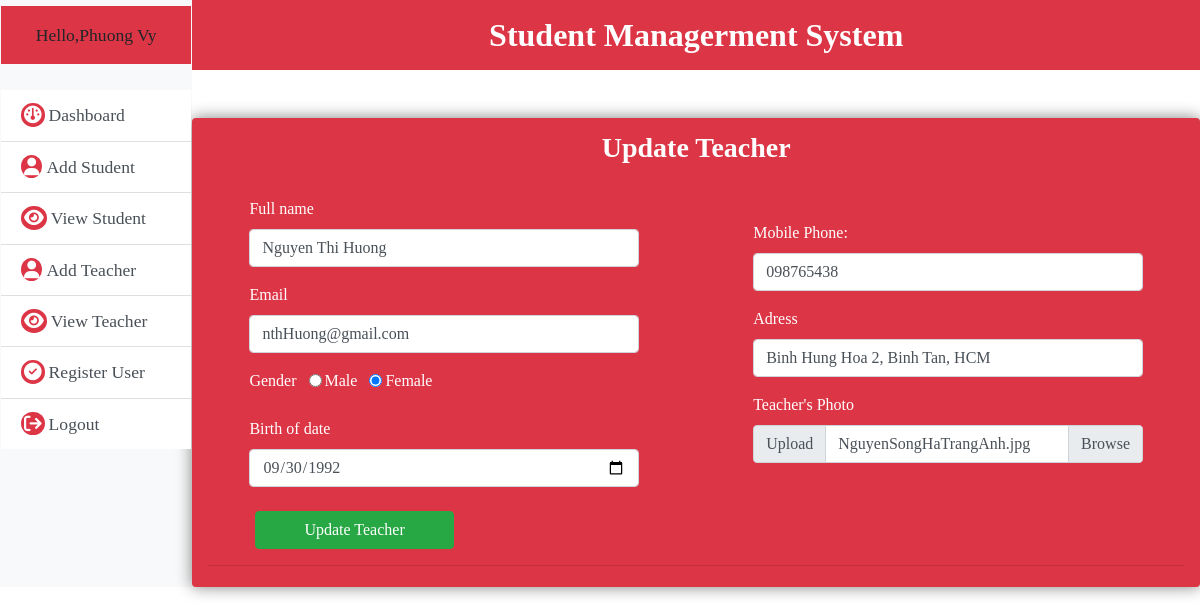
Screenshot of /admin/updateTeacher.php?edit_TeacherID=5 (signed in) with the database file from the repository.
### tables this page shows
CREATE TABLE `teacher` (
  `id` int(11) NOT NULL,
  `fullname_Teacher` varchar(256) NOT NULL,
  `phone_Teacher` varchar(256) DEFAULT NULL,
  `email_Teacher` varchar(256) NOT NULL,
  `Adress_Teacher` varchar(256) NOT NULL,
  `date_Teacher` date NOT NULL,
  `gender_Teacher` varchar(256) NOT NULL,
  `photo_Teacher` varchar(256) DEFAULT NULL
);

### admin/updateTeacher.php (the view, shortened to what this page needs)
<?php
include_once "../database/dbcon.php";
                            ?>
<?php
include_once "header.php";
?>
<body>
<?php
    $sql=mysqli_query($con,"SELECT*FROM admin WHERE id='{$_SESSION['id']}'");
    if(mysqli_num_rows($sql)>0){
        $row=mysqli_fetch_assoc($sql);
    }
    ?>
    <div class="d-flex" id="wrap">
        <div class="sidebar bg-light border-light border">
            <div class="sidebar-heading">
                <p class="text-center bg-danger p-3">Hello,<span><?php echo $row['fullname']?></span></p>
            </div>
            <ul class="listgroup list-group-flush">
                <a href="../../Student-Management-/admin/dashboard.php" class="list-group-item list-group-item-action"><i class="fa fa-dashboard"></i>Dashboard</a>
                <a href="../../Student-Management-/admin/addstudent.php" class="list-group-item list-group-item-action"><i class="fa fa-user"></i>Add Student</a>
                <a href="../../Student-Management-/admin/viewstudent.php" class="list-group-item list-group-item-action"><i class="fa fa-eye"></i>View Student</a>
                <a href="../../Student-Management-/admin/addTeacher.php" class="list-group-item list-group-item-action"><i class="fa fa-user"></i>Add Teacher</a>
                <a href="../../Student-Management-/admin/viewTeacher.php" class="list-group-item list-group-item-action"><i class="fa fa-eye"></i>View Teacher</a>
                <a href="../../Student-Management-/admin/register.php" class="list-group-item list-group-item-action"><i class="fa fa-check-circle"></i>Register User</a>
                <a href="../../Student-Management-/page/logout.php" class="list-group-item list-group-item-action"><i class="fa fa-sign-out"></i>Logout</a>
            </ul>
        </div>
        <div class="main-body">
        <section class="main-form">
        <h2 class="text-center text-white .shadow-lg bg-danger p-3 font-weight-bold">Student Managerment System</h2>
        <div class="container bg-danger rounded dash mt-5" id="formsetting">
            <h3 class="text-center text-white pb-4 pt-2 font-weight-bold ">Update Teacher</h3>
            <?php
                if(isset($_GET['edit_TeacherID'])){
                    $edit_Teacher=$_GET['edit_TeacherID'];
                    $query="SELECT * FROM teacher WHERE id='{$edit_Teacher}'";
                    $run = mysqli_query($con,$query);
                    while($row=mysqli_fetch_assoc($run)){
            ?>
            <form action="" method="post" enctype="multipart/form-data">
            <div class="row">
                <div class="col-md-5 col-sm-5 col-12 m-auto">
                <div class="form-group">
                    <label for="" class="text-white">Full name</label>
                    <input type="text" name="fullname" placeholder="Enter fullname" class="form-control" value="<?php echo $row['fullname_Teacher']?>"required>
                </div>
                <div class="form-group">
                    <label for="" class="text-white">Email</label>
                    <input type="email" name="email" placeholder="Enter email" value="<?php echo $row['email_Teacher']?>"class="form-control">
                </div>
                <div class="form-group">
                    <label for="" class="text-white">Gender</label>
                    <input type="radio" name="gender" value="male" class="form-check-input ml-2"
                    <?php
                    if($row['gender_Teacher'] == 'male') echo "checked";
                    ?>>
                    <label for="" class="form-check-label text-white pl-4">Male</label>
                    <input type="radio" name="gender" value="female" class="form-check-input ml-2"
                    <?php
                    if($row['gender_Teacher'] == 'female') echo "checked";
                    ?>>
                    <label for="" class="form-check-label text-white pl-4">Female</label>
                </div>
                <div class="form-group">
                    <label for="" class="text-white">Birth of date</label>
                    <input type="date" name="birthdate" placeholder="Enter birth of date" class="form-control" value="<?php echo $row['date_Teacher']?>">
                </div>
                </div>
                <div class="col-md-5 col-sm-5 col-12 m-auto">
                <div class="form-group">
                    <label for="" class="text-white">Mobile Phone:</label>
                    <input type="text" name="phone" placeholder="Enter phone" class="form-control" value="<?php echo $row['phone_Teacher']?>">
                </div>
                <div class="form-group">
                    <label for="" class="text-white">Adress</label>
                    <input type="text" name="adress" placeholder="Enter district" class="form-control" value="<?php echo $row['Adress_Teacher']?>">
                </div>
                <div class="form-group">
                <label for="" class="text-white">Teacher's Photo</label>
                <div class="input-group">
                    <div class="input-group-prepend">
                        <span class="input-group-text" id="inputGroupFileAddon01">Upload</span>
                    </div>
                    <div class="custom-file">
                        <label for="inputGroupFile01" class="custom-file-label"><?php echo $row['photo_Teacher']?></label>
                    </div>
                </div>
                </div>
                <?php
                 }
                }
                ?>
                </div>
                </div>
                <input type="submit" name="UpdateTeacher" value="Update Teacher" class="btn btn-success px-5 mt-2 ml-5 ">
            </form>
            <hr>
        </div>
    </section>
    </div>
    </div>
</body>
</html>

### css/css.css (style rules this page uses)
* { margin:0; padding:0; box-sizing: border-box; font-family:tahoma ; }
.container { background-color: rgba(189, 188, 188, 0.492); border-radius: 10px; padding:5px; }
.sidebar { margin:0; width:16rem; font-size:1.1rem; transition: all 0.5s ease; }
.sidebar-heading { padding-top: 5px; padding-bottom: 10px; }
.sidebar i { color: white; background: #dc3545 ; border-radius: 50%; padding:3px; margin-right: 4px; }
.main-body { width: 84rem; }
.dash { box-shadow: 0 0rem 1rem gray; }

### rows the page displays
teacher: fullname "Nguyen Thi Huong", email "nthHuong@gmail.com", gender_Teacher "☑", birthdate "09/30/1992", phone "098765438", adress "Binh Hung Hoa 2, Binh Tan, HCM", photo_Teacher "NguyenSongHaTrangAnh.jpg"

### other values shown
$row['fullname'] "Phuong Vy"
